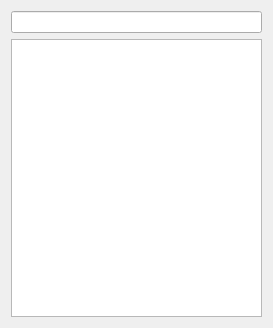
<?xml version="1.0" encoding="UTF-8"?>
<ui version="4.0">
 <class>HChooseLot</class>
 <widget class="QDialog" name="HChooseLot">
  <property name="windowModality">
   <enum>Qt::ApplicationModal</enum>
  </property>
  <property name="geometry">
   <rect>
    <x>0</x>
    <y>0</y>
    <width>273</width>
    <height>328</height>
   </rect>
  </property>
  <property name="windowTitle">
   <string>Scelta lotto</string>
  </property>
  <layout class="QVBoxLayout" name="verticalLayout">
   <item>
    <widget class="QLineEdit" name="leSearch"/>
   </item>
   <item>
    <widget class="QTableView" name="tvSearch">
     <property name="editTriggers">
      <set>QAbstractItemView::NoEditTriggers</set>
     </property>
     <property name="alternatingRowColors">
      <bool>true</bool>
     </property>
     <property name="selectionMode">
      <enum>QAbstractItemView::SingleSelection</enum>
     </property>
     <property name="selectionBehavior">
      <enum>QAbstractItemView::SelectRows</enum>
     </property>
     <attribute name="horizontalHeaderVisible">
      <bool>true</bool>
     </attribute>
     <attribute name="horizontalHeaderStretchLastSection">
      <bool>true</bool>
     </attribute>
     <attribute name="verticalHeaderVisible">
      <bool>false</bool>
     </attribute>
    </widget>
   </item>
  </layout>
 </widget>
 <resources/>
 <connections/>
</ui>
